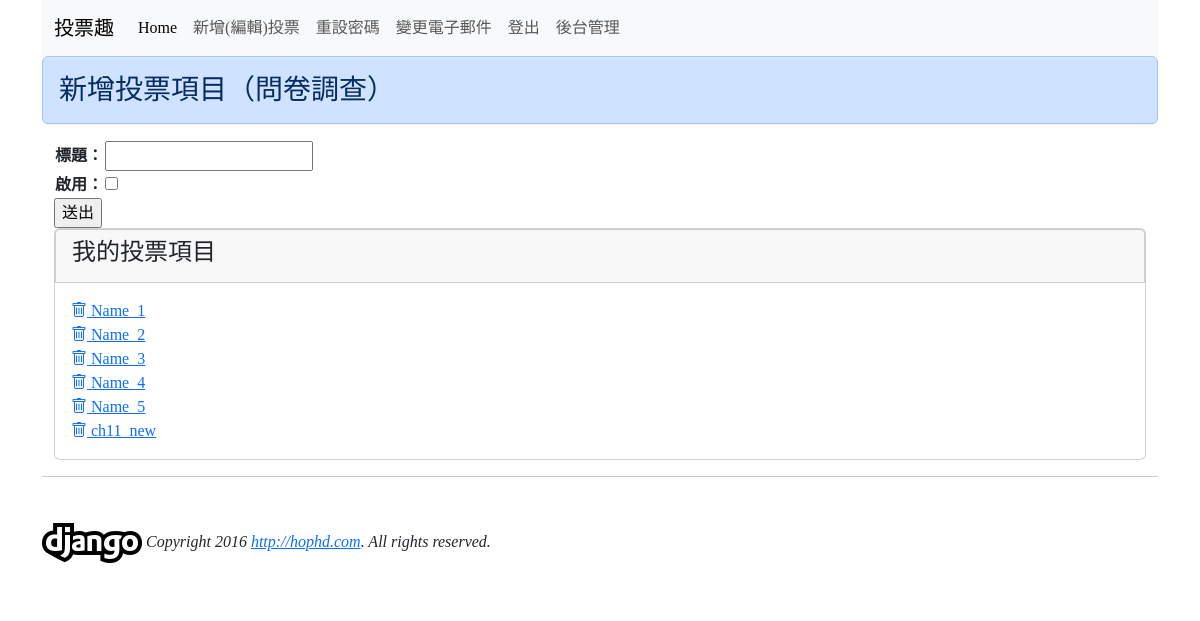
Page /addpoll/ (signed in) on the committed database.
### mysite/models.py (models this page shows, shortened)
class Poll(models.Model):
    user = models.ForeignKey(User, on_delete=models.CASCADE)
    name = models.CharField(max_length=200, null=False)
    created_at = models.DateField(auto_now_add=True)
    enabled = models.BooleanField(default=False)

### mysite/views.py (the view)
# urls.py: path('addpoll/', views.addpoll, name='addpoll-url'),
@login_required
def addpoll(request):
    if request.method == 'POST':
        username = request.user.username
        user = User.objects.get(username=username)
        new_poll = models.Poll(user=user)
        form = forms.PollForm(request.POST, instance=new_poll)
        if form.is_valid():
            form.save()
            return redirect('/addpoll')
    else:
        form = forms.PollForm()
    username = request.user.username
    user = User.objects.get(username=username)
    polls = models.Poll.objects.filter(user=user)
    return render(request, "addpoll.html", locals())

### mysite/forms.py
class PollForm(ModelForm):
    class Meta:
        model = models.Poll
        fields = ['name', 'enabled']
    def __init__(self, *args, **kwargs):
        super(PollForm, self).__init__(*args, **kwargs)
        self.fields['name'].label = '標題'
        self.fields['enabled'].label = '啟用'

### mysite/templates/addpoll.html (shortened to what this page needs)
{% extends "base.html" %}
{% block content %}
<div class='container'>
        <div class='row'>
            <h3 class='alert alert-primary'>新增投票項目（問卷調查）</h3>
        </div>
        <form method='POST' action='.'>
            <table>
                {{ form.as_table }}
            </table>
            <input type='submit' value='送出'>
        </form>
        <div class='row'>
            <div class='col-sm-12'>
                <div class='card'>
                    <div class='card card-header'>
                        <h4>我的投票項目</h4>
                    </div>
                    <div class='card-body'>
                        {% for poll in polls %}
                            <div class='listgroup'>
                                <div class='listgroup-item'>
                                    <a href='{% url "delpoll-url" poll.id %}' title='Delete'>
                                        <i class='bi bi-trash'></i>
                                    </a>
                                    <a href="{% url 'addpollitem-url' poll.id %}">
                                        {{ poll.name }}
                                    </a>
                                </div>
                            </div>
                            {% empty %}
                                <em>還沒有任何投票項目</em>
                        {% endfor %}
                    </div>
                </div>
            </div>
        </div>
</div>
{% endblock %}

### templates/base.html (style rules this page uses)
h1, h2, h3, h4, h5, p, div { font-family: 微軟正黑體; }

### rows in the picture
Poll: name "Name_1"
Poll: name "Name_2"
Poll: name "Name_3"
Poll: name "Name_4"
Poll: name "Name_5"
Poll: name "ch11_new"
